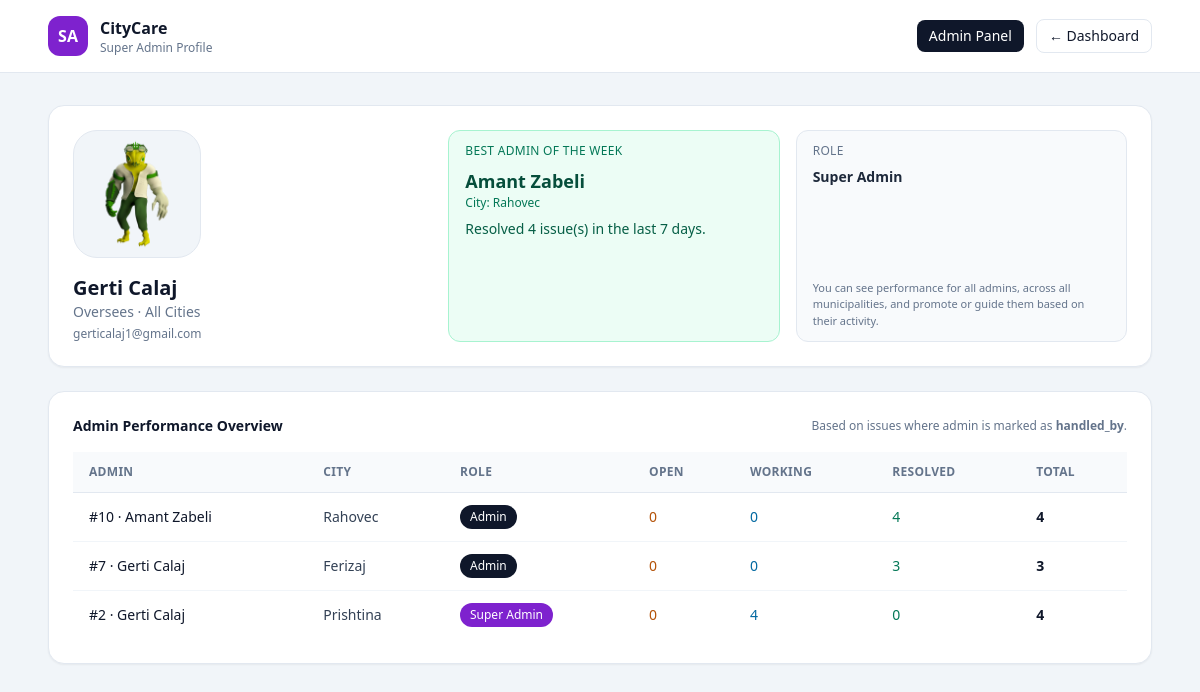
Screenshot of /admin/profile2.php (signed in) with the database file from the repository.
### tables this page shows
CREATE TABLE `users` (
  `id` int(10) UNSIGNED NOT NULL,
  `full_name` varchar(100) NOT NULL,
  `city` varchar(100) DEFAULT NULL,
  `email` varchar(190) NOT NULL,
  `password_hash` varchar(255) NOT NULL,
  `is_admin` tinyint(1) NOT NULL DEFAULT 0,
  `avatar` varchar(255) DEFAULT NULL,
  `created_at` timestamp NOT NULL DEFAULT current_timestamp()
);

### Admin/profile2.php (the view, shortened to what this page needs)
<?php
$currentUser = $_SESSION['user'];
$superName  = $currentUser['full_name'] ?? 'Super Admin';
$superEmail = $currentUser['email'] ?? 'unknown@example.com';
$avatar     = $currentUser['avatar'] ?? null;
$bestAdmin = null;
$adminsStats = [];
try {
    $db = getDB();
    $stmt = $db->query("
        SELECT u.id, u.full_name, u.city, COUNT(*) AS resolved_count
        FROM issues i
        JOIN users u ON i.handled_by = u.id
        WHERE i.status = 'resolved'
          AND i.updated_at >= (NOW() - INTERVAL 7 DAY)
          AND u.is_admin IN (1,2)
        GROUP BY u.id
        ORDER BY resolved_count DESC
        LIMIT 1
    ");
    $bestAdmin = $stmt->fetch();
    $stmt = $db->query("
        SELECT
            u.id,
            u.full_name,
            u.city,
            u.is_admin,
            SUM(CASE WHEN i.status = 'open'        THEN 1 ELSE 0 END) AS open_count,
            SUM(CASE WHEN i.status = 'in_progress' THEN 1 ELSE 0 END) AS working_count,
            SUM(CASE WHEN i.status = 'resolved'    THEN 1 ELSE 0 END) AS resolved_count
        FROM users u
        LEFT JOIN issues i ON i.handled_by = u.id
        WHERE u.is_admin IN (1,2)
        GROUP BY u.id
        ORDER BY resolved_count DESC, open_count DESC
    ");
    foreach ($stmt as $row) {
        $adminsStats[] = [
            'id'            => (int)$row['id'],
            'full_name'     => $row['full_name'],
            'city'          => $row['city'],
            'is_admin'      => (int)$row['is_admin'],
            'open_count'    => (int)$row['open_count'],
            'working_count' => (int)$row['working_count'],
            'resolved_count'=> (int)$row['resolved_count'],
        ];
    }
} catch (Throwable $e) {
}
?>
<!DOCTYPE html>
<html lang="en">
<head>
    <script src="https://cdn.tailwindcss.com"></script>
</head>
<body class="bg-slate-100 text-slate-900 min-h-screen">
<header class="border-b border-slate-200 bg-white sticky top-0 z-40">
    <div class="max-w-6xl mx-auto px-6 py-4 flex items-center justify-between">
        <div class="flex items-center gap-3">
            <div class="h-10 w-10 rounded-xl bg-purple-700 flex items-center justify-center text-white font-bold">
                SA
            </div>
            <div>
                <div class="font-semibold text-base">CityCare</div>
                <div class="text-xs text-slate-500">Super Admin Profile</div>
            </div>
        </div>
        <div class="flex items-center gap-3">
            <a href="/-CITY-CARE/admin/admin.php"
               class="px-3 py-1.5 rounded-lg bg-slate-900 text-white text-sm hover:bg-slate-800">
                Admin Panel
            </a>
            <a href="/-CITY-CARE/City-Main/index.php"
               class="px-3 py-1.5 rounded-lg border border-slate-200 bg-white text-sm hover:bg-slate-50">
                ← Dashboard
            </a>
        </div>
    </div>
</header>
<main class="max-w-6xl mx-auto px-6 py-8 space-y-6">
    <section class="bg-white rounded-2xl shadow-sm border border-slate-200 p-6 flex flex-col md:flex-row gap-6">
        <div class="flex flex-col items-center md:items-start gap-4 md:w-1/3">
            <div class="relative">
                <div class="h-32 w-32 rounded-3xl bg-slate-100 flex items-center justify-center overflow-hidden border border-slate-200">
                    <?php if ($avatar): ?>
                        <img src="<?php echo htmlspecialchars($avatar); ?>" alt="Avatar" class="h-full w-full object-contain">
                    <?php else: ?>
                        <span class="text-3xl font-semibold text-slate-400">
                            <?php echo strtoupper(substr($superName, 0, 1)); ?>
                        </span>
                    <?php endif; ?>
                </div>
            </div>
            <div class="text-center md:text-left">
                <h1 class="text-xl font-semibold text-slate-900">
                    <?php echo htmlspecialchars($superName); ?>
                </h1>
                <p class="text-sm text-slate-500">
                    Oversees · All Cities
                </p>
                <p class="mt-1 text-xs text-slate-500">
                    <?php echo htmlspecialchars($superEmail); ?>
                </p>
            </div>
        </div>
        <div class="flex-1 grid gap-4 md:grid-cols-2">
            <div class="rounded-xl border border-emerald-200 bg-emerald-50 px-4 py-3">
                <p class="text-xs text-emerald-700 uppercase tracking-wide">Best Admin of the Week</p>
                <?php if ($bestAdmin): ?>
                    <p class="mt-2 text-lg font-semibold text-emerald-900">
                        <?php echo htmlspecialchars($bestAdmin['full_name']); ?>
                    </p>
                    <p class="text-xs text-emerald-700">
                        City: <?php echo htmlspecialchars($bestAdmin['city'] ?: 'Unknown'); ?>
                    </p>
                    <p class="mt-2 text-sm text-emerald-800">
                        Resolved <?php echo (int)$bestAdmin['resolved_count']; ?> issue(s) in the last 7 days.
                    </p>
                <?php else: ?>
                    <p class="mt-2 text-sm text-emerald-800">
                        No resolved issues in the last 7 days yet.
                    </p>
                <?php endif; ?>
            </div>
            <div class="rounded-xl border border-slate-200 bg-slate-50 px-4 py-3 flex flex-col justify-between">
                <div>
                    <p class="text-xs text-slate-500 uppercase tracking-wide">Role</p>
                    <p class="mt-2 text-sm text-slate-800 font-semibold">
                        Super Admin
                    </p>
                </div>
                <div class="mt-3 text-[11px] text-slate-500">
                    You can see performance for all admins, across all municipalities,
                    and promote or guide them based on their activity.
                </div>
            </div>
        </div>
    </section>
    <section class="bg-white rounded-2xl shadow-sm border border-slate-200 p-6">
        <div class="flex items-center justify-between mb-4">
            <h2 class="text-sm font-semibold text-slate-900">Admin Performance Overview</h2>
            <span class="text-xs text-slate-500">
                Based on issues where admin is marked as <span class="font-semibold">handled_by</span>.
            </span>
        </div>
        <div class="overflow-x-auto">
            <table class="w-full text-sm">
                <thead class="bg-slate-50 border-b border-slate-200">
                    <tr>
                        <th class="px-4 py-3 text-left text-xs font-semibold text-slate-500 uppercase tracking-wide">Admin</th>
                        <th class="px-4 py-3 text-left text-xs font-semibold text-slate-500 uppercase tracking-wide">City</th>
                        <th class="px-4 py-3 text-left text-xs font-semibold text-slate-500 uppercase tracking-wide">Role</th>
                        <th class="px-4 py-3 text-left text-xs font-semibold text-slate-500 uppercase tracking-wide">Open</th>
                        <th class="px-4 py-3 text-left text-xs font-semibold text-slate-500 uppercase tracking-wide">Working</th>
                        <th class="px-4 py-3 text-left text-xs font-semibold text-slate-500 uppercase tracking-wide">Resolved</th>
                        <th class="px-4 py-3 text-left text-xs font-semibold text-slate-500 uppercase tracking-wide">Total</th>
                    </tr>
                </thead>
                <tbody class="divide-y divide-slate-100">
                <?php if (empty($adminsStats)): ?>
                    <tr>
                        <td colspan="7" class="px-4 py-6 text-center text-sm text-slate-500">
                            No admin activity data yet.
                        </td>
                    </tr>
                <?php else: ?>
                    <?php foreach ($adminsStats as $a): ?>
                        <?php
                        $total = $a['open_count'] + $a['working_count'] + $a['resolved_count'];
                        $roleLabel = $a['is_admin'] === 2 ? 'Super Admin' : 'Admin';
                        $roleClass = $a['is_admin'] === 2
                            ? 'bg-purple-700 text-white'
                            : 'bg-slate-900 text-white';
                        ?>
                        <tr class="hover:bg-slate-50 transition-colors">
                            <td class="px-4 py-3 text-slate-900 font-medium">
                                #<?php echo $a['id']; ?> · <?php echo htmlspecialchars($a['full_name']); ?>
                            </td>
                            <td class="px-4 py-3 text-slate-700">
                                <?php echo $a['city'] ? htmlspecialchars($a['city']) : '—'; ?>
                            </td>
                            <td class="px-4 py-3">
                                <span class="inline-flex px-2.5 py-1 rounded-full text-xs font-medium <?php echo $roleClass; ?>">
                                    <?php echo $roleLabel; ?>
                                </span>
                            </td>
                            <td class="px-4 py-3 text-amber-700">
                                <?php echo $a['open_count']; ?>
                            </td>
                            <td class="px-4 py-3 text-sky-700">
                                <?php echo $a['working_count']; ?>
                            </td>
                            <td class="px-4 py-3 text-emerald-700">
                                <?php echo $a['resolved_count']; ?>
                            </td>
                            <td class="px-4 py-3 text-slate-900 font-semibold">
                                <?php echo $total; ?>
                            </td>
                        </tr>
                    <?php endforeach; ?>
                <?php endif; ?>
                </tbody>
            </table>
        </div>
    </section>
</main>
</body>
</html>

### rows the page displays
users: full_name "Amant Zabeli", city "Rahovec", id "10", is_admin "Admin", open_count "0", working_count "0", resolved_count "4", total "4"
users: id "7", full_name "Gerti Calaj", city "Ferizaj", is_admin "Admin", open_count "0", working_count "0", resolved_count "3", total "3"
users: id "2", full_name "Gerti Calaj", city "Prishtina", is_admin "Super Admin", open_count "0", working_count "4", resolved_count "0", total "4"

### other values shown
$superName "Gerti Calaj"
$superEmail "gerticalaj1@gmail.com"
$bestAdmin['resolved_count'] "4"
